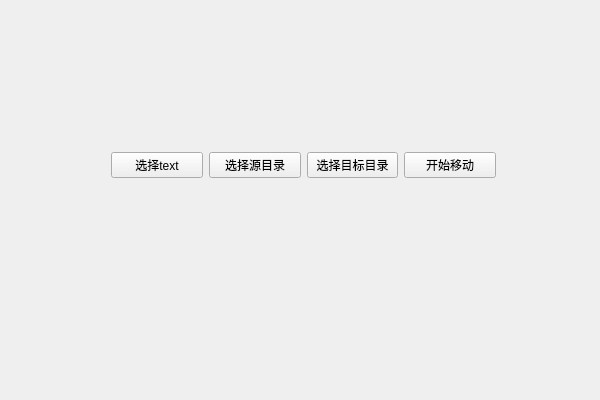
<?xml version="1.0" encoding="UTF-8"?>
<ui version="4.0">
 <class>fileMoveClass</class>
 <widget class="QWidget" name="fileMoveClass">
  <property name="geometry">
   <rect>
    <x>0</x>
    <y>0</y>
    <width>600</width>
    <height>400</height>
   </rect>
  </property>
  <property name="windowTitle">
   <string>fileMove</string>
  </property>
  <widget class="QWidget" name="layoutWidget">
   <property name="geometry">
    <rect>
     <x>100</x>
     <y>140</y>
     <width>407</width>
     <height>51</height>
    </rect>
   </property>
   <layout class="QHBoxLayout" name="horizontalLayout">
    <item>
     <widget class="QPushButton" name="pushButton_SelectText">
      <property name="text">
       <string>选择text</string>
      </property>
     </widget>
    </item>
    <item>
     <widget class="QPushButton" name="pushButton_SelectSrc">
      <property name="text">
       <string>选择源目录</string>
      </property>
     </widget>
    </item>
    <item>
     <widget class="QPushButton" name="pushButton_SelectDest">
      <property name="text">
       <string>选择目标目录</string>
      </property>
     </widget>
    </item>
    <item>
     <widget class="QPushButton" name="pushButton_StartMove">
      <property name="text">
       <string>开始移动</string>
      </property>
     </widget>
    </item>
   </layout>
  </widget>
 </widget>
 <layoutdefault spacing="6" margin="11"/>
 <resources>
  <include location="fileMove.qrc"/>
 </resources>
 <connections>
  <connection>
   <sender>pushButton_SelectText</sender>
   <signal>clicked()</signal>
   <receiver>fileMoveClass</receiver>
   <slot>selectText()</slot>
   <hints>
    <hint type="sourcelabel">
     <x>162</x>
     <y>172</y>
    </hint>
    <hint type="destinationlabel">
     <x>135</x>
     <y>250</y>
    </hint>
   </hints>
  </connection>
  <connection>
   <sender>pushButton_SelectSrc</sender>
   <signal>clicked()</signal>
   <receiver>fileMoveClass</receiver>
   <slot>selectSrc()</slot>
   <hints>
    <hint type="sourcelabel">
     <x>258</x>
     <y>161</y>
    </hint>
    <hint type="destinationlabel">
     <x>271</x>
     <y>260</y>
    </hint>
   </hints>
  </connection>
  <connection>
   <sender>pushButton_SelectDest</sender>
   <signal>clicked()</signal>
   <receiver>fileMoveClass</receiver>
   <slot>selectDest()</slot>
   <hints>
    <hint type="sourcelabel">
     <x>403</x>
     <y>176</y>
    </hint>
    <hint type="destinationlabel">
     <x>415</x>
     <y>293</y>
    </hint>
   </hints>
  </connection>
  <connection>
   <sender>pushButton_StartMove</sender>
   <signal>clicked()</signal>
   <receiver>fileMoveClass</receiver>
   <slot>startMove()</slot>
   <hints>
    <hint type="sourcelabel">
     <x>446</x>
     <y>167</y>
    </hint>
    <hint type="destinationlabel">
     <x>465</x>
     <y>237</y>
    </hint>
   </hints>
  </connection>
 </connections>
 <slots>
  <slot>selectText()</slot>
  <slot>selectSrc()</slot>
  <slot>selectDest()</slot>
  <slot>startMove()</slot>
 </slots>
</ui>
